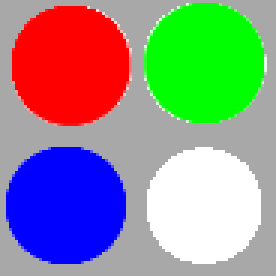
#> input picture 09_vaje/navodila/Gradivo/RGB0.png, 92 x 92 px, found by its file name (shown 3 times larger); the run also reads 1 picture not shown here
$ jupyter execute --allow-errors vaje_09_resitev.ipynb
#> lines starting #> are read from the running program, lines starting #| are printed output that depends on the picture
# Imports

[cell 1]
from pathlib import Path
import numpy as np
import matplotlib.pyplot as plt
import cv2
from scipy import ndimage
from skimage.filters import threshold_otsu

# Mapa s slikami (deluje iz 09_vaje/ in iz 09_vaje/resitve/)
GRADIVO = Path("navodila/Gradivo") if Path("navodila").exists() else Path("../navodila/Gradivo")
rng = np.random.default_rng(1)

# Funkcije

[cell 2]
def nalozi(ime, nacin=cv2.IMREAD_UNCHANGED):
    """Naloži sliko. OpenCV vrne kanale v vrstnem redu BGR(A), zato jih preuredimo v RGB(A)."""
#> called with ime = 'RGB0.png', nacin = -1
    img = cv2.imread(str(GRADIVO / ime), nacin)
#> img is the input picture: shape (92, 92, 4); mean B, G, R, A 143.4, 144, 143.6, 219.3
    if img.ndim == 3 and img.shape[2] == 3:
        img = cv2.cvtColor(img, cv2.COLOR_BGR2RGB)
    elif img.ndim == 3 and img.shape[2] == 4:
        img = cv2.cvtColor(img, cv2.COLOR_BGRA2RGBA)
    return img


def opisi(img):
    """Višina, širina, število kanalov, podatkovni tip in velikost v kB."""
    H, W = img.shape[:2]
#> H = 92; W = 92
    C = 1 if img.ndim == 2 else img.shape[2]
#> C = 4
    return {"H": H, "W": W, "kanali": C, "tip": img.dtype, "kB": img.nbytes / 1024}


def svetlost(img, metoda="utezena"):
    """Svetlost piksla iz kanalov R, G, B (float)."""
    R, G, B = [img[:, :, k].astype(float) for k in range(3)]   # pazi na prekoračitev uint8!
    if metoda == "povprecje":
        return (R + G + B) / 3
    if metoda == "utezena":
        return 0.299 * R + 0.587 * G + 0.114 * B
    if metoda == "max":
        return np.maximum(np.maximum(R, G), B)
    if metoda == "min":
        return np.minimum(np.minimum(R, G), B)
    raise ValueError(metoda)


def otsu(I):
    """Otsujev prag za sliko s celoštevilskimi vrednostmi 0..255.
    Razred 0: I <= T, razred 1: I > T. Vrne (T, sigma_b^2 za vse T)."""
    h = np.bincount(I.ravel().astype(int), minlength=256) / I.size
    omega0 = np.cumsum(h)
    mu = np.cumsum(h * np.arange(256))
    with np.errstate(divide="ignore", invalid="ignore"):
        sigma_b = (mu[-1] * omega0 - mu)**2 / (omega0 * (1 - omega0))
    sigma_b = np.nan_to_num(sigma_b)
    return int(np.argmax(sigma_b)), sigma_b


def oznaci(maska, sosedstvo=4):
    """Označevanje povezanih območij (zapolnjevanje s skladom). Vrne (oznake, število območij)."""
    premiki = [(1, 0), (-1, 0), (0, 1), (0, -1)]
    if sosedstvo == 8:
        premiki += [(1, 1), (1, -1), (-1, 1), (-1, -1)]
    H, W = maska.shape
    L = np.zeros((H, W), int)
    k = 0
    for i in range(H):
        for j in range(W):
            if maska[i, j] and L[i, j] == 0:
                k += 1
                L[i, j] = k
                sklad = [(i, j)]
                while sklad:
                    a, b = sklad.pop()
                    for da, db in premiki:
                        x, y = a + da, b + db
                        if 0 <= x < H and 0 <= y < W and maska[x, y] and L[x, y] == 0:
                            L[x, y] = k
                            sklad.append((x, y))
    return L, k


def lastnosti(L, k):
    """Ploščina (število pikslov) in težišče (vrstica, stolpec) vsakega območja 1..k."""
    vr, st = np.indices(L.shape)
    A = np.bincount(L.ravel(), minlength=k + 1)[1:]
    cy = np.bincount(L.ravel(), weights=vr.ravel(), minlength=k + 1)[1:] / A
    cx = np.bincount(L.ravel(), weights=st.ravel(), minlength=k + 1)[1:] / A
    return A, cy, cx

# Testno območje

[cell 3]
# P2: svetlost enega piksla
px = np.array([[[200, 50, 50]]], dtype=np.uint8)
print({m: round(float(svetlost(px, m)[0, 0]), 2) for m in ("povprecje", "utezena", "max", "min")})
print("uint8 past:", px[0, 0, 0] + px[0, 0, 1] + px[0, 0, 2])

# P3: Otsu na roke
I_p3 = np.array([1, 1, 2, 7, 8, 8])
T, s = otsu(I_p3)
print("Otsu P3: T =", T, " sigma_b^2(1, 2, 7) =", np.round(s[[1, 2, 7]], 3))

# P4: povezana območja
P4 = np.array([[1, 1, 0, 0, 0],
               [1, 0, 0, 1, 1],
               [0, 0, 1, 0, 1],
               [0, 1, 0, 0, 0],
               [1, 0, 0, 1, 1]], bool)
print("P4: N4 =", oznaci(P4, 4)[1], " N8 =", oznaci(P4, 8)[1])

# Naloga 1 - Slika 3

[cell 4]
for ime in ("RGB0.png", "RGB.jpg", "apple.jpg", "Kontrola.png"):
    print(ime, opisi(nalozi(ime)))
img = nalozi("RGB0.png")
fig = plt.figure(figsize=(12, 3))
ax = fig.add_subplot(1, 5, 1)
ax.imshow(img)
ax.set_title("RGBA")
for k, ime in enumerate("RGBA"):
    ax = fig.add_subplot(1, 5, k + 2)
    ax.imshow(img[:, :, k], cmap="gray", vmin=0, vmax=255)
    ax.set_title(ime)
for ax in fig.axes:
    ax.axis("off")
plt.show()
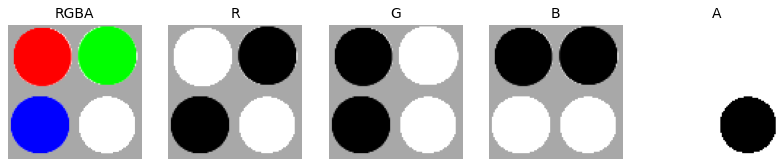
#> figure drawn by matplotlib, 5 panels

# Naloga 2 - Slika 4

[cell 5]
jabolko = nalozi("apple.jpg")
metode = ("povprecje", "utezena", "max", "min")
fig = plt.figure(figsize=(15, 3))
for k, m in enumerate(metode):
    ax = fig.add_subplot(1, 4, k + 1)
    ax.imshow(svetlost(jabolko, m), cmap="gray", vmin=0, vmax=255)
    ax.set_title(m)
    ax.axis("off")
#> this loop made 4 passes
#> pass 1, in svetlost (call 5), `R, G, B = [img[:, :, k].astype(float) for k in range(3)]`:
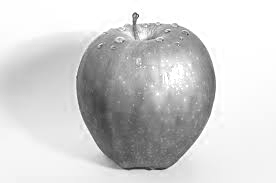
#> R: shape (183, 276) float64; min 35, max 255, mean 209.1
#> pass 1, in svetlost (call 5), `R, G, B = [img[:, :, k].astype(float) for k in range(3)]`:
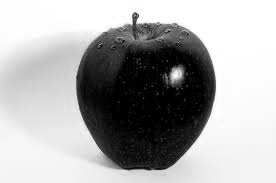
#> G: shape (183, 276) float64; min 0, max 255, mean 171.6
#> pass 1, in svetlost (call 5), `R, G, B = [img[:, :, k].astype(float) for k in range(3)]`:
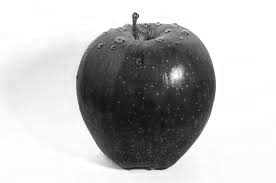
#> B: shape (183, 276) float64; min 13, max 255, mean 188.7
plt.show()
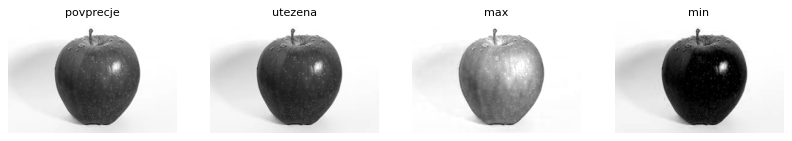
#> figure drawn by matplotlib, 4 panels

# Naloga 2 - Slika 5

[cell 6]
I = svetlost(jabolko, "utezena")
#> in svetlost (call 9), `return 0.299 * R + 0.587 * G + 0.114 * B`:
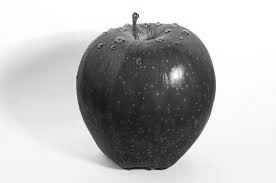
#> returned value: shape (183, 276) float64; min 15.32, max 255, mean 184.8
fig = plt.figure(figsize=(15, 3))
ax = fig.add_subplot(1, 5, 1)
ax.hist(I.ravel(), bins=256, range=(0, 256), density=True)
ax.set_xlabel("svetlost")
for k, T in enumerate((50, 100, 150, 200)):
    ax.axvline(T, color="r", ls="--", lw=0.8)
    ax2 = fig.add_subplot(1, 5, k + 2)
    ax2.imshow(I < T, cmap="gray")
    ax2.set_title(f"T = {T}: {np.mean(I < T):.2f}")
    ax2.axis("off")
plt.show()
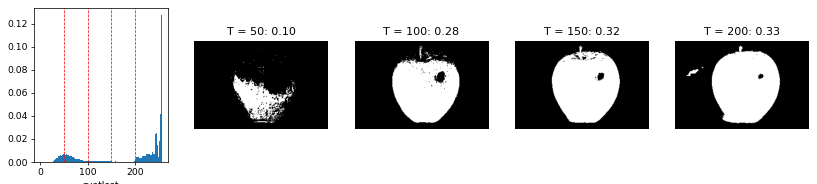
#> figure drawn by matplotlib, 5 panels; panel 1: tallest bar 0.127 high, from x = 255 to 256

# Naloga 3 - Slika 6

[cell 7]
krogi = nalozi("FIG_02.jpg", cv2.IMREAD_GRAYSCALE)
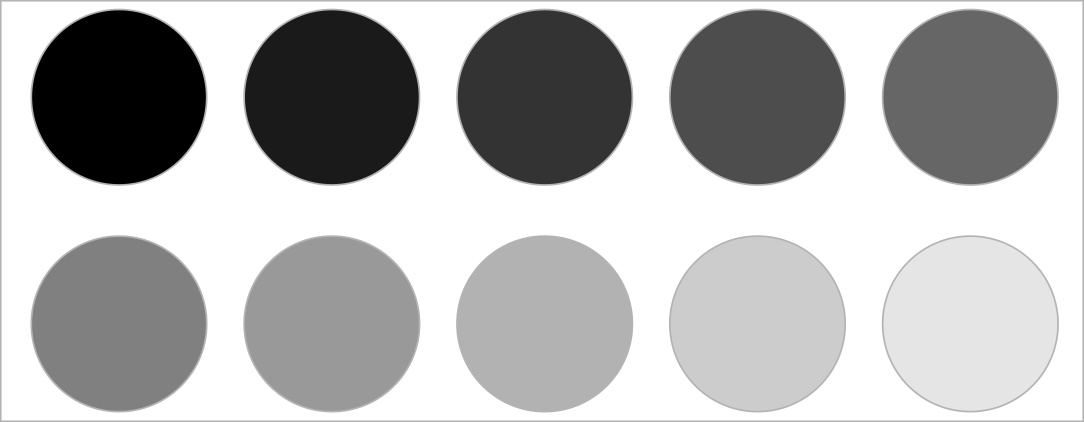
#> input picture 09_vaje/navodila/Gradivo/FIG_02.jpg, 1084 x 422 px, found by its file name
#> in nalozi, img is the input picture: shape (422, 1084); min 0, max 255, mean 180
fig = plt.figure(figsize=(12, 3.5))
for k, (ime, slika) in enumerate((("jabolko", np.round(I)), ("FIG_02", krogi))):
    T, s = otsu(slika)
    print(f"{ime}: lastni Otsu T = {T}, skimage = {threshold_otsu(slika.astype(np.uint8)):.1f}, "
          f"delež ospredja (I <= T) = {np.mean(slika <= T):.3f}")
    ax = fig.add_subplot(1, 4, 2 * k + 1)
    ax.plot(s)
    ax.axvline(T, color="r", ls="--")
    ax.set_xlabel("$T$")
    ax.set_ylabel(r"$\sigma_b^2$")
    ax.set_title(ime)
    ax = fig.add_subplot(1, 4, 2 * k + 2)
    ax.imshow(slika <= T, cmap="gray")
    ax.axis("off")
#> this loop made 2 passes
#> (ime, T) on passes 1 to 2: ('jabolko', 153), ('FIG_02', 158)
#| jabolko: lastni Otsu T = 153, skimage = 153.0, delež ospredja (I <= T) = 0.319
#| FIG_02: lastni Otsu T = 158, skimage = 158.0, delež ospredja (I <= T) = 0.364
fig.tight_layout()
plt.show()
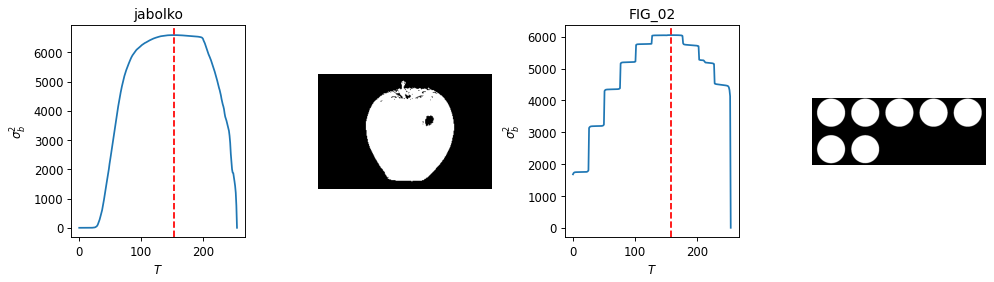
#> figure drawn by matplotlib, 4 panels; panel 1: curve peaks at x = 153, y = 6590.4; panel 3: curve peaks at x = 158, y = 6051.7
